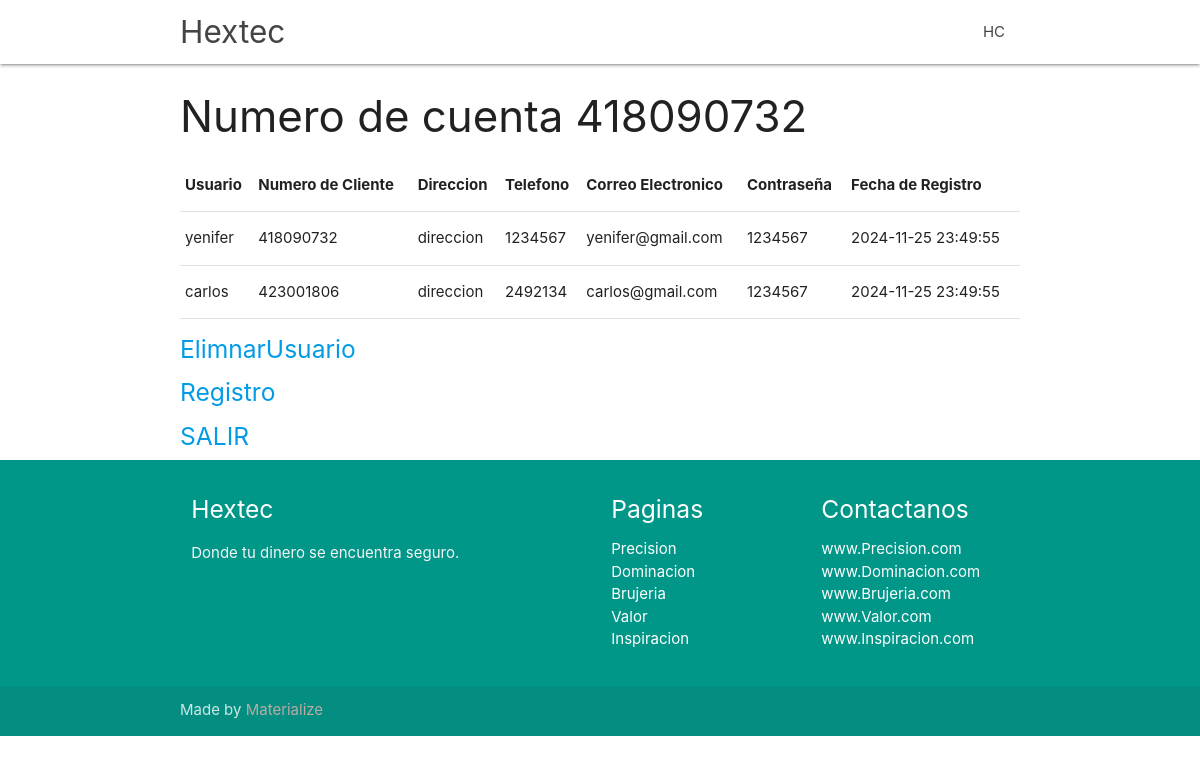
The page /Loginweb/Principal.php (signed in) on the database its author committed.
### tables this page shows
CREATE TABLE `persona` (
  `numero` int NOT NULL AUTO_INCREMENT,
  `nombre_usuario` text NOT NULL,
  `carrera` text NOT NULL,
  `no_cuenta` int NOT NULL,
  `direccion` text NOT NULL,
  `telefono` varchar(8) NOT NULL,
  `email` text NOT NULL,
  `password` varchar(8) NOT NULL,
  `fecha_registro` datetime NOT NULL DEFAULT CURRENT_TIMESTAMP,
  `permisos` int NOT NULL DEFAULT '2',
  PRIMARY KEY (`numero`)
);

### Loginweb/Principal.php (the view, shortened to what this page needs)
<!DOCTYPE html>
<html lang="en">
<head>
    <link href="parallax-template-2/css/materialize.css" type="text/css" rel="stylesheet" media="screen,projection"/>
    <link href="parallax-template-2/css/style.css" type="text/css" rel="stylesheet" media="screen,projection"/>
</head>
<body>
  <nav class="white" role="navigation">
    <div class="nav-wrapper container">
      <a id="logo-container" href="#" class="brand-logo">Hextec</a>
      <ul class="right hide-on-med-and-down">
        <li><a href="#">HC</a></li>
      </ul>
    </div>
  </nav>
    <div class="container">
            <?php
            $no_cuenta= $_SESSION['usermane'];
            if(!isset($no_cuenta)){
                    header("location: ./index.php");
            }else{
                echo "<h3> Numero de cuenta $no_cuenta </h3> ";
            require "./logica/conexion.php";
            mysqli_set_charset($conexion,'utf8');
            $consulta_sql="SELECT * FROM persona";
            $resultado = $conexion->query($consulta_sql);
            $count = mysqli_num_rows($resultado);
            echo "<table border='2' >
                <tr>
                    <th>Usuario</th>
                    <th>Numero de Cliente</th>
                    <th>Direccion</th>
                    <th>Telefono</th>
                    <th>Correo Electronico</th>
                    <th>Contraseña</th>
                    <th>Fecha de Registro</th>
                </tr>";
            if ( $count>0 ){
                while( $row = mysqli_fetch_assoc($resultado)  ){
                echo "<tr>";
                echo"<td>". $row['nombre_usuario'] ."</td>";
                echo"<td>". $row['no_cuenta'] ."</td>";
                echo"<td>". $row['direccion'] ."</td>";
                echo"<td>". $row['telefono'] ."</td>";
                echo"<td>". $row['email'] ."</td>";
                echo"<td>". $row['password'] ."</td>";
                echo"<td>". $row['fecha_registro'] ."</td>";
                echo "</tr>";
                }
                echo "</table>";
            }else{
                echo " <h1 style='color:red' >Sin Ningun registro</h1>";
            }
            echo "
                <h5><a href='EliminarUsuario.php'>ElimnarUsuario</a></h5>
                <h5><a href='Registro.php'>Registro</a></h5>
                <h5><a href='logica/salir.php'> SALIR</a></h5>
                ";
            }
        ?>
    </div>
    <footer class="page-footer teal">
    <div class="container">
      <div class="row">
        <div class="col l6 s12">
          <h5 class="white-text">Hextec</h5>
          <p class="grey-text text-lighten-4">Donde tu dinero se encuentra seguro.</p>
        </div>
        <div class="col l3 s12">
          <h5 class="white-text">Paginas</h5>
          <ul>
            <li><a class="white-text" href="#!">Precision</a></li>
            <li><a class="white-text" href="#!">Dominacion</a></li>
            <li><a class="white-text" href="#!">Brujeria</a></li>
            <li><a class="white-text" href="#!">Valor</a></li>
            <li><a class="white-text" href="#!">Inspiracion</a></li>
          </ul>
        </div>
        <div class="col l3 s12">
          <h5 class="white-text">Contactanos</h5>
          <ul>
            <li><a class="white-text" href="#!">www.Precision.com</a></li>
            <li><a class="white-text" href="#!">www.Dominacion.com</a></li>
            <li><a class="white-text" href="#!">www.Brujeria.com</a></li>
            <li><a class="white-text" href="#!">www.Valor.com</a></li>
            <li><a class="white-text" href="#!">www.Inspiracion.com</a></li>
          </ul>
        </div>
      </div>
    </div>
    <div class="footer-copyright">
      <div class="container">
      Made by <a class="brown-text text-lighten-3" href="http://materializecss.com">Materialize</a>
      </div>
    </div>
  </footer>
</body>
</html>

### Loginweb/parallax-template-2/css/style.css (style rules this page uses)
nav ul a, nav .brand-logo { color: #444; }
p { line-height: 2rem; }
footer.page-footer { margin: 0; }

### rows shown on the page
persona: nombre_usuario "yenifer", no_cuenta "418090732", direccion "direccion", telefono "1234567", email "yenifer@gmail.com", password "1234567", fecha_registro "2024-11-25 23:49:55"
persona: nombre_usuario "carlos", no_cuenta "423001806", direccion "direccion", telefono "2492134", email "carlos@gmail.com", password "1234567", fecha_registro "2024-11-25 23:49:55"

### other values the page prints
$no_cuenta "418090732"
